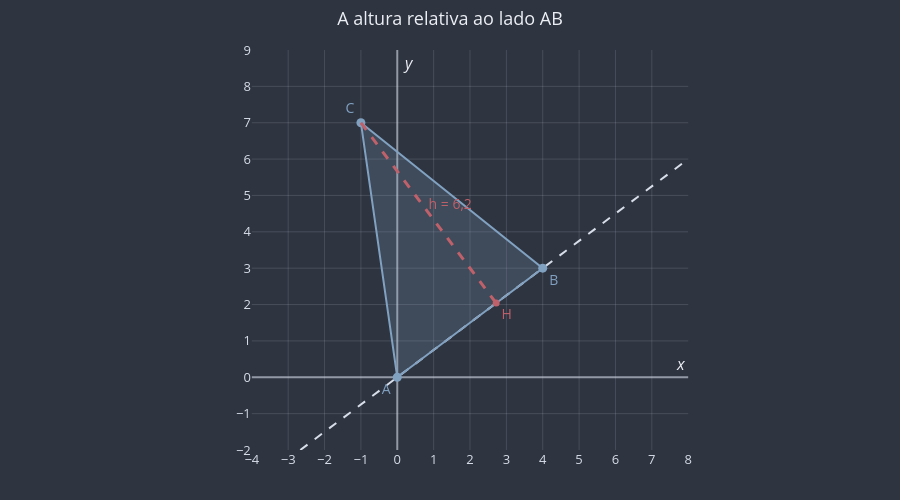

Notebook source saved alongside this figure:
### Markdown cell above
### Bônus: a altura de um triângulo, de graça

A área de um triângulo também é $S = \frac{\text{base} \cdot \text{altura}}{2}$. Se você já sabe $S$ (pelo determinante) e a base $AB$ (pela distância do notebook 01), a altura relativa a $AB$ sai de uma divisão:

$$h_C = \frac{2S}{d_{AB}} = \frac{|D|}{d_{AB}}$$

**Exemplo.** $A(0, 0)$, $B(4, 3)$, $C(-1, 7)$: $D = 31$ e $d_{AB} = 5$, então $h_C = \frac{31}{5} = 6{,}2$.

> 📎 **Conexão.** Essa altura é a **distância do ponto $C$ até a reta $AB$**. No notebook 06 você vai encontrar uma fórmula direta para ela, e vai perceber que é esta mesma conta, escrita de outro jeito.

### Code cell
A5, B5, C5 = (0, 0), (4, 3), (-1, 7)

# As contas: D pelo determinante, a base pela distância (notebook 01), a altura por divisão
D5 = determinante_dos_pontos(A5, B5, C5)
base = uga.distancia(A5, B5)
altura = abs(D5) / base
print(f"D = {D5}, d(A, B) = {base}, h = |D| / d(A, B) = {abs(D5)} / {base:g} = {altura}")


def pe_da_altura(A: Ponto, B: Ponto, C: Ponto) -> tuple:
    """O ponto H da reta AB em que cai a altura que sai de C (usado só para desenhar)."""
    # Esta conta (projeção) será explicada no notebook 03. Aqui ela só serve para desenhar o pé da altura.
    t = ((C[0] - A[0]) * (B[0] - A[0]) + (C[1] - A[1]) * (B[1] - A[1])) / uga.distancia(A, B)**2
    return uga.ponto_do_segmento(A, B, t)


H = pe_da_altura(A5, B5, C5)
fig = uga.criar_plano_cartesiano(
    titulo="A altura relativa ao lado AB", x_min=-4, x_max=8, y_min=-2, y_max=9
)
fig = uga.desenhar_reta_por_dois_pontos(fig, A5, B5)
fig = uga.desenhar_poligono(fig, [A5, B5, C5], rotulos=["A", "B", "C"])
fig = uga.desenhar_segmento(
    fig, C5, H, rotulo=f"h = {altura:g}".replace(".", ","), cor=uga.CORES["destaque"],
    tracejado=True,
)
fig = uga.desenhar_ponto(fig, H, rotulo="H", cor=uga.CORES["destaque"], tamanho=7,
                         posicao_rotulo="bottom right")
uga.mostrar(fig)

### Figure 1 — Plotly figure (JSON) as saved in the notebook; plotly's stock layout.template omitted (floating-point values rounded to 4 significant figures)
{"data": [{"hoverinfo": "skip", "line": {"color": "#D8DEE9", "dash": "dash", "width": 2}, "mode": "lines", "showlegend": false, "type": "scatter", "x": [-2.667, 8], "y": [-2, 6]}, {"fill": "toself", "fillcolor": "rgba(129, 161, 193, 0.2)", "hoverinfo": "skip", "line": {"color": "#81A1C1", "width": 2}, "mode": "lines", "showlegend": false, "type": "scatter", "x": [0, 4, -1, 0], "y": [0, 3, 7, 0]}, {"cliponaxis": false, "hovertemplate": "A(0, 0)<extra></extra>", "marker": {"color": "#81A1C1", "size": 9}, "mode": "markers+text", "showlegend": false, "text": ["A"], "textfont": {"color": "#81A1C1", "size": 14}, "textposition": "bottom left", "type": "scatter", "x": [0], "y": [0]}, {"cliponaxis": false, "hovertemplate": "B(4, 3)<extra></extra>", "marker": {"color": "#81A1C1", "size": 9}, "mode": "markers+text", "showlegend": false, "text": ["B"], "textfont": {"color": "#81A1C1", "size": 14}, "textposition": "bottom right", "type": "scatter", "x": [4], "y": [3]}, {"cliponaxis": false, "hovertemplate": "C(-1, 7)<extra></extra>", "marker": {"color": "#81A1C1", "size": 9}, "mode": "markers+text", "showlegend": false, "text": ["C"], "textfont": {"color": "#81A1C1", "size": 14}, "textposition": "top left", "type": "scatter", "x": [-1], "y": [7]}, {"hoverinfo": "skip", "line": {"color": "#BF616A", "dash": "dash", "width": 3}, "mode": "lines", "showlegend": false, "type": "scatter", "x": [-1, 2.72], "y": [7, 2.04]}, {"cliponaxis": false, "hoverinfo": "skip", "mode": "text", "showlegend": false, "text": ["h = 6,2"], "textfont": {"color": "#BF616A", "size": 14}, "textposition": "top right", "type": "scatter", "x": [0.86], "y": [4.52]}, {"cliponaxis": false, "hovertemplate": "H(2,72; 2,04)<extra></extra>", "marker": {"color": "#BF616A", "size": 7}, "mode": "markers+text", "showlegend": false, "text": ["H"], "textfont": {"color": "#BF616A", "size": 14}, "textposition": "bottom right", "type": "scatter", "x": [2.72], "y": [2.04]}], "layout": {"annotations": [{"font": {"color": "#ECEFF4", "size": 16}, "showarrow": false, "text": "<i>x</i>", "x": 8, "xanchor": "right", "y": 0, "yanchor": "bottom"}, {"font": {"color": "#ECEFF4", "size": 16}, "showarrow": false, "text": "<i>y</i>", "x": 0, "xanchor": "left", "xshift": 4, "y": 9, "yanchor": "top"}], "font": {"color": "#ECEFF4", "size": 13}, "height": 500, "hoverlabel": {"bgcolor": "#3B4252", "font": {"color": "#ECEFF4"}}, "hovermode": "closest", "margin": {"b": 50, "l": 60, "r": 20, "t": 50}, "paper_bgcolor": "#2E3440", "plot_bgcolor": "#2E3440", "showlegend": false, "title": {"text": "A altura relativa ao lado AB", "x": 0.5}, "xaxis": {"color": "#D8DEE9", "constrain": "domain", "dtick": 1, "gridcolor": "rgba(216, 222, 233, 0.15)", "range": [-4, 8], "showgrid": true, "zeroline": true, "zerolinecolor": "rgba(216, 222, 233, 0.6)", "zerolinewidth": 2}, "yaxis": {"color": "#D8DEE9", "constrain": "domain", "dtick": 1, "gridcolor": "rgba(216, 222, 233, 0.15)", "range": [-2, 9], "scaleanchor": "x", "scaleratio": 1, "showgrid": true, "zeroline": true, "zerolinecolor": "rgba(216, 222, 233, 0.6)", "zerolinewidth": 2}}}
